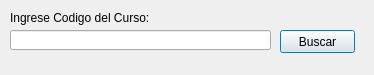
<?xml version="1.0" encoding="UTF-8"?>
<ui version="4.0">
 <class>Buscar</class>
 <widget class="QDialog" name="Buscar">
  <property name="geometry">
   <rect>
    <x>0</x>
    <y>0</y>
    <width>374</width>
    <height>75</height>
   </rect>
  </property>
  <property name="windowTitle">
   <string>Busqueda de Curso</string>
  </property>
  <widget class="QLineEdit" name="txtBuscar">
   <property name="geometry">
    <rect>
     <x>10</x>
     <y>30</y>
     <width>261</width>
     <height>20</height>
    </rect>
   </property>
  </widget>
  <widget class="QPushButton" name="btnBuscar">
   <property name="geometry">
    <rect>
     <x>280</x>
     <y>30</y>
     <width>75</width>
     <height>23</height>
    </rect>
   </property>
   <property name="text">
    <string>Buscar</string>
   </property>
  </widget>
  <widget class="QLabel" name="label">
   <property name="geometry">
    <rect>
     <x>10</x>
     <y>10</y>
     <width>221</width>
     <height>16</height>
    </rect>
   </property>
   <property name="text">
    <string>Ingrese Codigo del Curso:</string>
   </property>
  </widget>
 </widget>
 <resources/>
 <connections/>
</ui>
